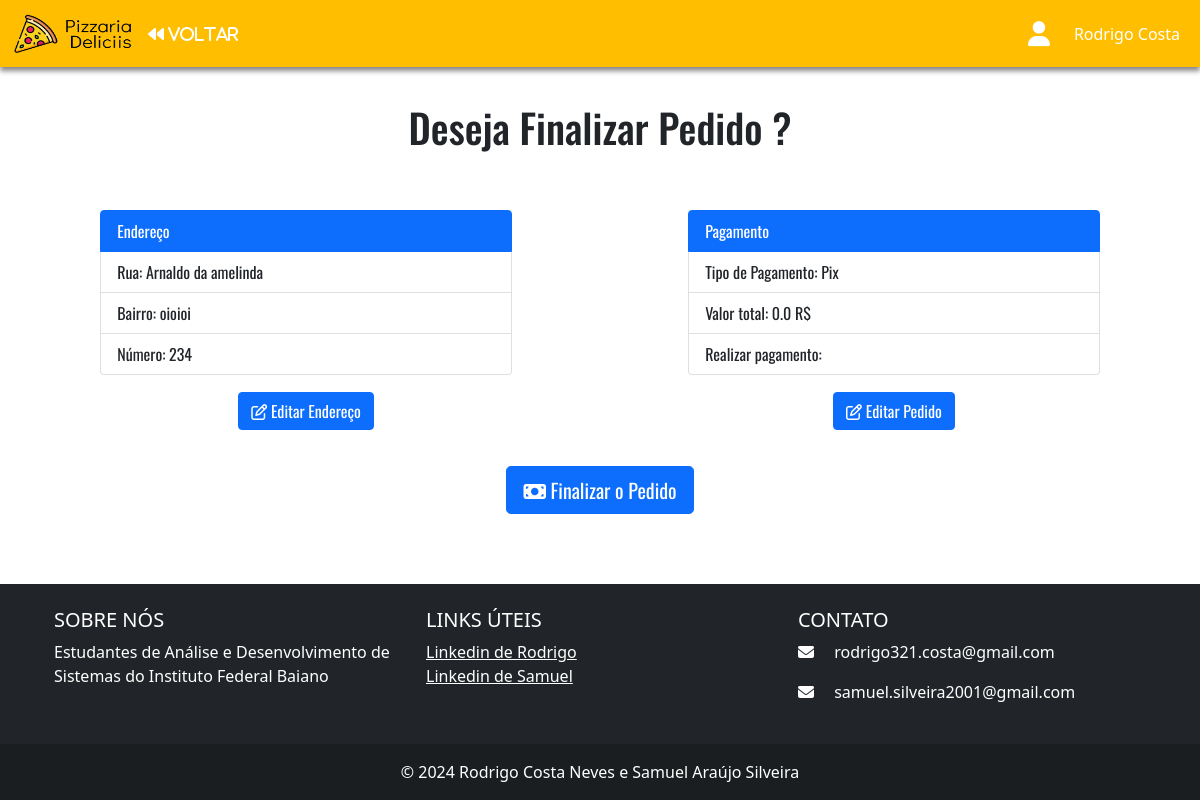
The page /pagamento/payment_pix/ (signed in) on the database its author committed.
### usuario/models.py (models this page shows, shortened)
class CustomUser(AbstractUser):
    TIPO_CHOICES = (
        ('A', 'Administrador'),
        ('B', 'Usuário'),
    )
    nome = models.CharField(max_length=100, blank=True)
    cpf = models.CharField(max_length=14, blank=True, unique=True)
    telefone = models.CharField(max_length=20, blank=True, unique=True)
    tipo = models.CharField(max_length=1, choices=TIPO_CHOICES, default='B')

class Endereco(models.Model):
    usuario = models.OneToOneField(
        CustomUser,
        on_delete=models.CASCADE,
        primary_key=True,
    )
    rua = models.CharField(max_length=100)
    bairro =  models.CharField(max_length=80)
    numero = models.IntegerField()

### carrinho/models.py (models this page shows, shortened)
class Carrinho(models.Model):
    valorTotal = models.FloatField(default=0)
    quantidadeTotal = models.IntegerField(default=0)
    usuario = models.OneToOneField(
        CustomUser,
        on_delete=models.CASCADE,
        primary_key=True,
    )

### pagamento/views.py (the view)
# urls.py: path('payment_pix/', payment_pix, name='payment_pix'),
def payment_pix(request):
    if request.user.is_authenticated:
        user = request.user
        endereco = Endereco.objects.get(usuario_id=user.id)
        carrinho = Carrinho.objects.get(usuario_id=user.id)
        token = "Seu Token"
        sdk = mercadopago.SDK(token)
        idempotency_key = str(uuid.uuid4())
        request_options = mercadopago.config.RequestOptions()
        request_options.custom_headers = {
            'x-idempotency-key': idempotency_key
        }
        payment_data = {
            "transaction_amount": carrinho.valorTotal,
            "description": "Pizzaria Deliciis - Pedido de " + user.nome,
            "payment_method_id": "pix",
            "payer": {
                "email": user.email,
                "first_name": user.nome,
                "last_name": "Nulo",
                "identification": {
                    "type": user.cpf,
                    "number": user.telefone
                }
            }
        }
        payment_response = sdk.payment().create(payment_data, request_options)
        payment = payment_response["response"]
        link = payment['point_of_interaction']['transaction_data']['ticket_url']
        context = {
            'user': user,
            'carrinho': carrinho,
            'endereco': endereco,
            'tipopagamento': "Pix",
            'linkpix': link
        }
        return render(request, 'pagamentopix.html', context)
    else:
        return render(request,"login.html",{'error':'Você não está logado.'})

### pagamento/templates/pagamentopix.html (shortened to what this page needs)
{% load static %}
<!DOCTYPE html>
<html lang="en">
<head>
    <link href="https://cdn.jsdelivr.net/npm/bootstrap@5.0.2/dist/css/bootstrap.min.css" rel="stylesheet">
    <link rel="stylesheet" href="{% static 'css/finalizarpedido.css' %}">
</head>
<body>
    <nav class="navbar navbar-expand-lg" id="nav" style="background-color: #FFBF00">
        <div class="container-fluid">
          <a class="navbar-brand" href="#" style="color: white">
            <img src="{% static 'img/Pizzaria(1).png' %}" alt="" width="120" height="40" class="d-inline-block align-text-top">
          </a>
          <div class="collapse navbar-collapse" id="navbarNav">
            <div id="cart">
              <a href="{% url 'abrirCarrinho' user.id %}" style="color: white; text-decoration: none;">
                <i class="fa-solid fa-backward"> VOLTAR</i>
              </a>
            </div>
            <ul class="navbar-nav ms-auto">
                <li class="nav-item" id="logo">
                    <a class="navbar-brand" href="#">
                        <i class="fa-solid fa-user fa-lg" style="color: white; margin-top: 20px;"></i>
                    </a>
                </li>
              <li class="nav-item">
                <a class="nav-link active" aria-current="page" href="#" style="color: white">{{ user.nome }}</a>
              </li>
            </ul>
          </div>
        </div>
      </nav>
      <div class="container-fluid" id="section">
        <h1>Deseja Finalizar Pedido ?</h1>
        <div id="itens">
          <div  id="item1">
            <ul class="list-group">
              <li class="list-group-item active" aria-current="true">Endereço</li>
              <li class="list-group-item">Rua: {{ endereco.rua }}</li>
              <li class="list-group-item">Bairro: {{ endereco.bairro }}</li>
              <li class="list-group-item">Número: {{ endereco.numero }}</li>
            </ul>
            <a class="btn btn-primary" href="#" role="button"><i class="fa-regular fa-pen-to-square" style="color: #ffffff;"></i>   Editar Endereço</a>
          </div>
          <div  id="item2">
            <ul class="list-group">
              <li class="list-group-item active" aria-current="true">Pagamento</li>
              <li class="list-group-item">Tipo de Pagamento: Pix</li>
              <li class="list-group-item">Valor total: {{ carrinho.valorTotal }} R$</li>
              <li class="list-group-item">Realizar pagamento: <a href="{{ linkpix }}" target="_blank">{{ linkpix }}</a></li>
            </ul>
            <a class="btn btn-primary" href="{% url 'abrirCarrinho' user.id %}" role="button"><i class="fa-regular fa-pen-to-square" style="color: #ffffff;"></i>   Editar Pedido</a>
          </div>
        </div>
        <div style="margin-top: 3%;">
          <a href="{% url 'fazerpedidopix' %}" class="btn btn-primary btn-lg"><i class="fa-solid fa-money-bill" style="color: #ffffff;"></i>   Finalizar o Pedido</a>
        </div>
      </div>
      <footer class="bg-dark text-white text-center text-lg-start">
        <div class="container p-4">
            <div class="row">
                <div class="col-lg-4 col-md-6 mb-4 mb-md-0">
                    <h5 class="text-uppercase">Sobre nós</h5>
                    <p>
                        Estudantes de Análise e Desenvolvimento de Sistemas do Instituto Federal Baiano
                    </p>
                </div>
                <div class="col-lg-4 col-md-6 mb-4 mb-md-0">
                    <h5 class="text-uppercase">Links úteis</h5>
                    <ul class="list-unstyled mb-0">
                        <li>
                            <a href="https://www.linkedin.com/in/rodrigo-costa-411038255/" target="_blank" class="text-white">Linkedin de Rodrigo</a>
                        </li>
                        <li>
                            <a href="https://www.linkedin.com/in/samuel-ara%C3%BAjo-silveira-b205711a4/" target="_blank" class="text-white">Linkedin de Samuel</a>
                        </li>
                    </ul>
                </div>
                <div class="col-lg-4 col-md-12 mb-4 mb-md-0">
                    <h5 class="text-uppercase">Contato</h5>
                    <ul class="list-unstyled">
                        <li>
                            <p>
                              <i class="fas fa-envelope me-3"></i> rodrigo321.costa@gmail.com
                            </p>
                        </li>
                        <li>
                            <p>
                                <i class="fas fa-envelope me-3"></i> samuel.silveira2001@gmail.com
                            </p>
                        </li>
                    </ul>
                </div>
            </div>
        </div>
        <div class="text-center p-3" style="background-color: rgba(0, 0, 0, 0.2);">
            © 2024 Rodrigo Costa Neves e Samuel Araújo Silveira
        </div>
    </footer>
</body>
</html>

### pagamento/static/css/finalizarpedido.css (style rules this page uses)
html { height:100%; }
body { min-height:100%; margin:0; }
footer { height: 50px; background: PapayaWhip; }
body { display: table; width: 100%; padding: 0; margin: 0; }
body > footer { display: table-row; }
#nav { -webkit-box-shadow: 0px 4px 5px 0px rgba(0,0,0,0.47); -moz-box-shadow: 0px 4px 5px 0px rgba(0,0,0,0.47); box-shadow: 0px 4px 5px 0px rgba(0,0,0,0.47); }
#section { font-family: "Oswald", sans-serif; width: 100%; height: 100%; display: flex; flex-direction: column; align-items: center; margin-bottom: 5%; margin-top: 3%; }
#section h1 { margin-bottom: 5%; }
#itens { width: 100%; height: 100%; display: flex; flex-direction: row; align-items: center; }
#item1 { width: 50%; height: 100%; display: flex; flex-direction: column; align-items: center; }
#item2 { width: 50%; height: 100%; display: flex; flex-direction: column; align-items: center; }
.list-group { width: 70%; margin-bottom: 3%; }

### rows shown on the page
CustomUser: nome "Rodrigo Costa"
Endereco: rua "Arnaldo da amelinda", bairro "oioioi", numero "234"
Carrinho: valorTotal "0.0"
